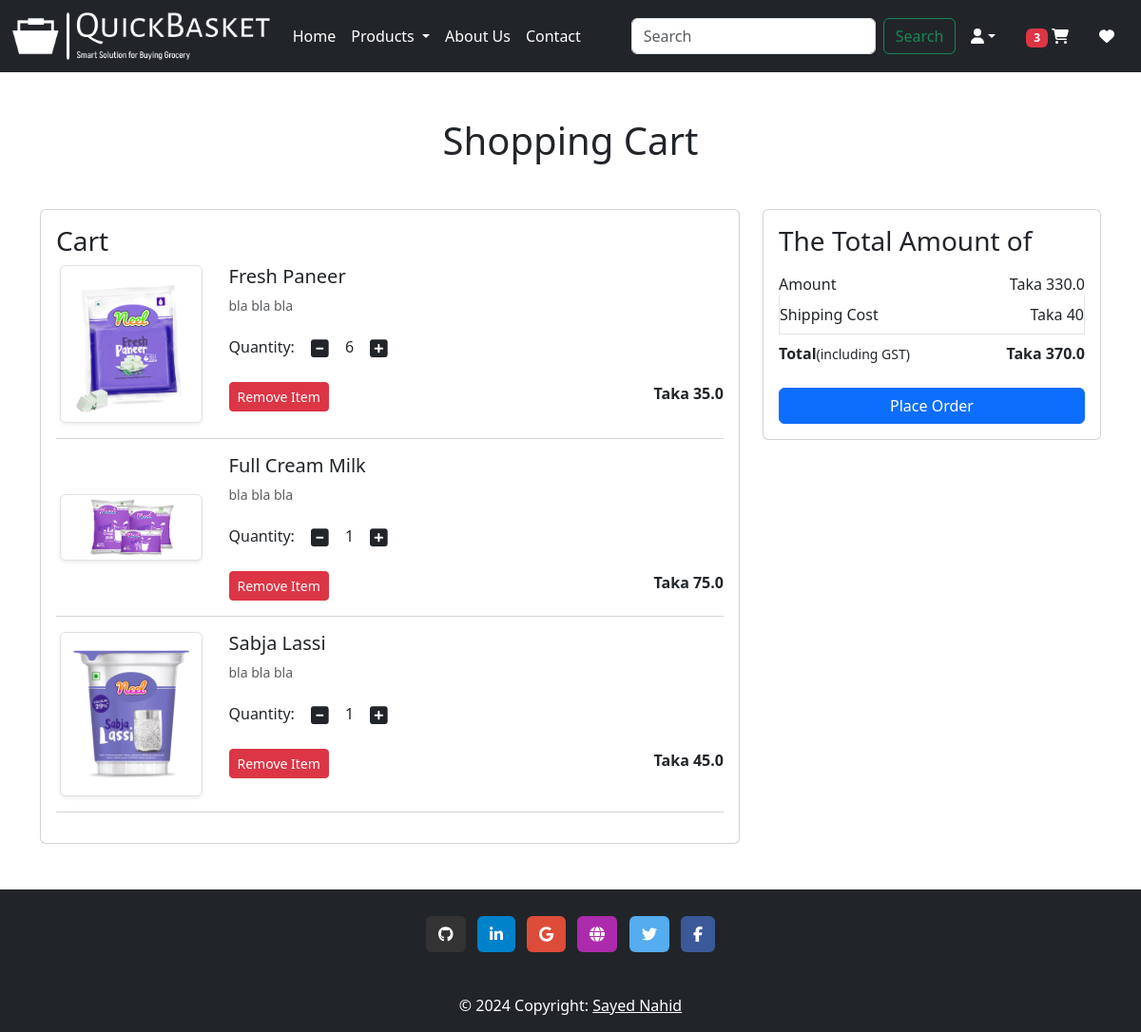
The app's page /cart/ (signed in), older data.
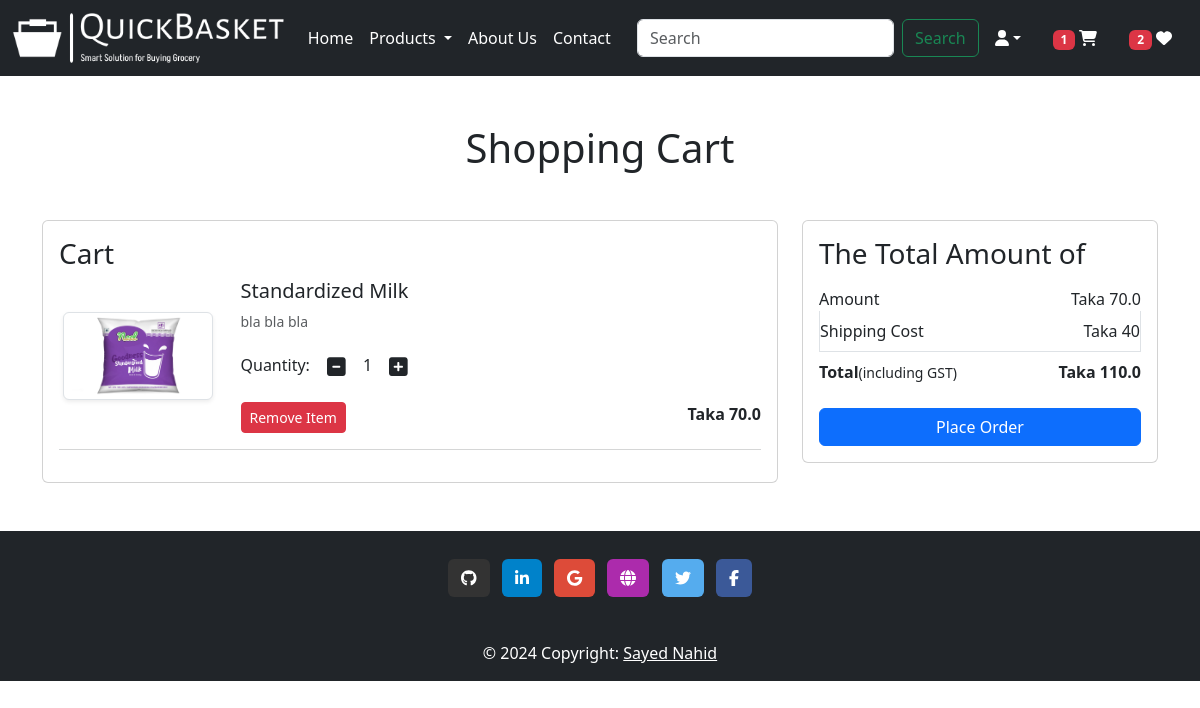
The same page, newer data.
### myapp/models.py (models this page shows, shortened)
class Cart(models.Model):
    user = models.ForeignKey(User, on_delete=models.CASCADE)
    product = models.ForeignKey(Product, on_delete=models.CASCADE)
    quantity = models.PositiveIntegerField(default=1)

class Product(models.Model):
    title = models.CharField(max_length=100)
    selling_price = models.FloatField()
    discounted_price = models.FloatField()
    description = models.TextField()
    composition = models.TextField(default='')
    prodapp = models.TextField(default='')
    category = models.CharField(choices=CATEGORY_CHOICES, max_length=2)
    product_image = models.ImageField(upload_to='product')

### myapp/views.py (the view)
# urls.py: path('cart/', views.show_cart, name="showcart"),
def show_cart(request):
    totalitem = 0
    wishitem=0
    if request.user.is_authenticated:
        totalitem = len(Cart.objects.filter(user=request.user))
        wishitem = len(Wishlist.objects.filter(user=request.user))
    user = request.user
    cart = Cart.objects.filter(user=user)
    amount = 0
    for i in cart:
        value = i.quantity * i.product.discounted_price
        amount = amount + value
    totalamount = amount + 40
    return render(request, 'app/addtocart.html', locals())

### myapp/templates/app/addtocart.html (shortened to what this page needs)
{% extends "app/base.html" %}
{% load static %}
{% block main.content %}
<div class="container my-5">
    <div class="row">
        {% if cart %}
            <h1 class="text-center mb-5">Shopping Cart</h1>
            <div class="col-sm-8">
                <div class="card">
                    <div class="card-body">
                        <h3>Cart</h3>
                        {% for item in cart %}
                            <div class="row">
                                <div class="col-sm-3 text-center align-self-center">
                                    <img src="{{item.product.product_image.url}}" alt="" srcset="" class="img-fluid img-thumbnail shadow-sm" height="150" width="150">
                                </div>
                                <div class="col-sm-9">
                                    <div>
                                        <h5>{{item.product.title}}</h5>
                                        <p class="mb-2 text-muted small">{{item.product.description}}</p>
                                        <div class="my-3">
                                            <label for="quantity">Quantity:</label>
                                            <a class="minus-cart btn" pid={{item.product.id}}><i class="fas fa-minus-square fa-lg"></i></a>
                                            <span id="quantity">{{item.quantity}}</span>
                                            <a class="plus-cart btn" pid={{item.product.id}}><i class="fas fa-plus-square fa-lg"></i></a>
                                        </div>
                                        <div class="d-flex justify-content-between">
                                            <a class="remove-cart btn btn-sm btn-danger mr-3" pid={{item.product.id}}>Remove Item</a>
                                            <p class="mb-0"><span><strong>Taka {{item.product.discounted_price}}</strong></span></p>
                                        </div>
                                    </div>
                                </div>
                            </div>
                            <hr class="text-muted">
                        {% endfor %}
                    </div>
                </div>
            </div>
            <div class="col-sm-4">
                <div class="card">
                    <div class="card-body">
                        <h3>The Total Amount of</h3>
                        <ul class="list-group">
                            <li class="list-group-item d-flex justify-content-between align-items-center border-0 px-0 pb-0">Amount<span id="amount">Taka {{amount}}</span></li>
                            <li class="list-group-item d-flex justify-content-between align-items-center px-0">Shipping Cost<span>Taka 40</span></li>
                            <li class="list-group-item d-flex justify-content-between align-items-center border-0 px-0 mb-3">
                                <div>
                                    <strong>Total</strong><small>(including GST)</small>
                                </div>
                                <span id="totalamount"><strong>Taka {{totalamount}}</strong></span>
                            </li>
                        </ul>
                        <div class="d-grid"><a href="{% url 'checkout' %}" class="btn btn-primary">Place Order</a></div>
                    </div>
                </div>
            </div>
        {% else %}
            <h1 class="text-center mb-5">Cart is Empty.</h1>
        {% endif %}
    </div>
</div>
{% endblock main.content %}

### myapp/templates/app/base.html (shortened to what this page needs)
<!DOCTYPE html>
{% load static %}
<html lang="en">
    <head>
        <link href="https://cdn.jsdelivr.net/npm/bootstrap@5.3.3/dist/css/bootstrap.min.css" rel="stylesheet">
        <link rel="stylesheet" href="{% static 'app/css/style.css' %}">
        <link rel="stylesheet" href="{% static 'app/css/owl.carousel.min.css' %} "/>
        <link rel="stylesheet" href="{% static 'app/css/all.min.css' %} "/>
    </head>
    <body>
        <nav class="navbar navbar-expand-lg navbar-dark bg-dark">
            <div class="container-fluid">
              <a class="navbar-brand" href="/"><img src="{% static 'app/images/logo.png' %}" width="100%" height="50"/></a>
              <div class="collapse navbar-collapse" id="navbarSupportedContent">
                <ul class="navbar-nav me-auto mb-2 mb-lg-0">
                  {% if request.user.is_authenticated %}
                  <li class="nav-item">
                    <a class="nav-link active" aria-current="page" href="/">Home</a>
                  </li>
                  <li class="nav-item dropdown">
                    <a class="nav-link dropdown-toggle text-white" href="#" id="navbarDropdown" role="button" data-bs-toggle="dropdown" aria-expanded="false">
                      Products
                    </a>
                  </li>
                  <li class="nav-item">
                    <a class="nav-link text-white" href="{% url 'about' %}">About Us</a>
                  </li>
                  <li class="nav-item">
                    <a class="nav-link text-white" href="{% url 'contact' %}">Contact</a>
                  </li>
                </ul>
                <form class="d-flex">
                  <input class="form-control me-2" type="search" placeholder="Search" aria-label="Search">
                  <button class="btn btn-outline-success" type="submit">Search</button>
                </form>
                <div>
                  <ul class="navbar-nav me-auto mb-2 mb-lg-0">
                    <li class="nav-item dropdown mx-2">
                      <a class="nav-link dropdown-toggle text-white" href="" id="profileDropDown" role="button" data-bs-toggle="dropdown" arial-expanded="false"><i class="fa fa-user"></i></a>
                    </li>
                    <li class="nav-item mx-2">
                      <a href="{% url 'showcart' %}" class="nav-link text-white"><span class="badge bg-danger">{% if totalitem > 0 %} {{totalitem}} {% endif %}</span> <i class="fa fa-shopping-cart"></i></a>
                    </li>
                    <li class="nav-item mx-2">
                      <a href="#" class="nav-link text-white"><span class="badge bg-danger">{% if wishitem > 0 %} {{wishitem}} {% endif %}</span> <i class="fa fa-heart"></i></a>
                    </li>
                    {% endif %}
                  </ul>
                </div>
              </div>
            </div>
          </nav>
        {% block main.content %}{% endblock main.content %}
          <footer class="bg-dark text-center">
            <div class="container p-4 pb-0">
              <section class="mb-4">
                <a
                data-mdb-ripple-init
                  class="btn text-white btn-floating m-1"
                  style="background-color: #333333;"
                  href="https://github.com/Sayed-Nahid"
                  role="button"
                  ><i class="fab fa-github"></i
                ></a>
                <a
                  data-mdb-ripple-init
                  class="btn text-white btn-floating m-1"
                  style="background-color: #0082ca;"
                  href="https://www.linkedin.com/in/sayednahid"
                  role="button"
                  ><i class="fab fa-linkedin-in"></i
                ></a>
                <a
                  data-mdb-ripple-init
                  class="btn text-white btn-floating m-1"
                  style="background-color: #dd4b39;"
                  href="mailto:sayednahid.dev@gmail.com"
                  role="button"
                  ><i class="fab fa-google"></i
                ></a>
                <a
                  data-mdb-ripple-init
                  class="btn text-white btn-floating m-1"
                  style="background-color: #ac2bac;"
                  href="#!"
                  role="button"
                  ><i class="fas fa-globe"></i
                ></a>
                <a
                  data-mdb-ripple-init
                  class="btn text-white btn-floating m-1"
                  style="background-color: #55acee;"
                  href="#!"
                  role="button"
                  ><i class="fab fa-twitter"></i
                ></a>
                <a
                  data-mdb-ripple-init
                  class="btn text-white btn-floating m-1"
                  style="background-color: #3b5998;"
                  href="https://www.facebook.com/sayed.nahid.73/"
                  role="button"
                  ><i class="fab fa-facebook-f"></i
                ></a>
              </section>
            </div>
            <div class="text-center p-3 text-white" >
              © 2024 Copyright:
              <a class="text-white" href="mailto:nahid15-3849@diu.edu.bd">Sayed Nahid</a>
            </div>
          </footer>
    </body>
</html>

Row changes from the older to the newer data that the page shows:
removed Cart: product.product_image (picture), product "Fresh Paneer", product.description "bla bla bla", quantity "6", product.discounted_price "35.0"
removed Cart: product.product_image (picture), product "Full Cream Milk", product.description "bla bla bla", quantity "1", product.discounted_price "75.0"
removed Cart: product.product_image (picture), product "Sabja Lassi", product.description "bla bla bla", quantity "1", product.discounted_price "45.0"
added Cart: product.product_image (picture), product "Standardized Milk", product.description "bla bla bla", quantity "1", product.discounted_price "70.0"
Text that changed along with them:
{{ totalitem }}: "3" → "1"
{{ wishitem }}: (not shown) → "2"
{{ amount }}: "330.0" → "70.0"
{{ totalamount }}: "370.0" → "110.0"
